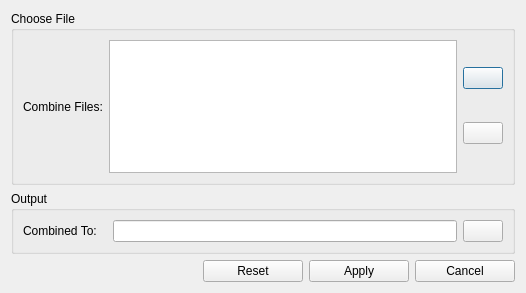
<?xml version="1.0" encoding="UTF-8"?>
<ui version="4.0">
 <class>CombineFiles</class>
 <widget class="QDialog" name="CombineFiles">
  <property name="windowModality">
   <enum>Qt::ApplicationModal</enum>
  </property>
  <property name="geometry">
   <rect>
    <x>0</x>
    <y>0</y>
    <width>526</width>
    <height>293</height>
   </rect>
  </property>
  <property name="windowTitle">
   <string>Combine Files</string>
  </property>
  <property name="windowIcon">
   <iconset>
    <normaloff>images/WinRAR.png</normaloff>images/WinRAR.png</iconset>
  </property>
  <layout class="QGridLayout" name="gridLayout">
   <item row="0" column="0">
    <widget class="QGroupBox" name="groupBox2">
     <property name="title">
      <string>Choose File</string>
     </property>
     <layout class="QHBoxLayout" name="horizontalLayout_2">
      <item>
       <widget class="QLabel" name="label_4">
        <property name="text">
         <string>Combine Files:</string>
        </property>
       </widget>
      </item>
      <item>
       <widget class="QListView" name="fileList"/>
      </item>
      <item>
       <layout class="QVBoxLayout" name="verticalLayout">
        <item>
         <widget class="QPushButton" name="btnAdd">
          <property name="text">
           <string/>
          </property>
          <property name="icon">
           <iconset resource="image.qrc">
            <normaloff>:/new/prefix1/image/32px-Crystal_Clear_action_db_add.png</normaloff>:/new/prefix1/image/32px-Crystal_Clear_action_db_add.png</iconset>
          </property>
          <property name="iconSize">
           <size>
            <width>30</width>
            <height>30</height>
           </size>
          </property>
         </widget>
        </item>
        <item>
         <widget class="QPushButton" name="btnDel">
          <property name="text">
           <string/>
          </property>
          <property name="icon">
           <iconset resource="image.qrc">
            <normaloff>:/new/prefix1/image/32px-Crystal_Clear_action_db_remove.png</normaloff>:/new/prefix1/image/32px-Crystal_Clear_action_db_remove.png</iconset>
          </property>
          <property name="iconSize">
           <size>
            <width>30</width>
            <height>30</height>
           </size>
          </property>
         </widget>
        </item>
       </layout>
      </item>
     </layout>
    </widget>
   </item>
   <item row="1" column="0">
    <widget class="QGroupBox" name="groupBox3">
     <property name="title">
      <string>Output</string>
     </property>
     <layout class="QGridLayout" name="gridLayout_3">
      <item row="0" column="0">
       <layout class="QHBoxLayout" name="horizontalLayout">
        <item>
         <widget class="QLabel" name="label_3">
          <property name="text">
           <string>Combined To:   </string>
          </property>
         </widget>
        </item>
        <item>
         <widget class="QLineEdit" name="lineCombineFile"/>
        </item>
        <item>
         <widget class="QPushButton" name="btnCombineFile">
          <property name="text">
           <string/>
          </property>
          <property name="icon">
           <iconset resource="image.qrc">
            <normaloff>:/new/prefix1/image/32px-Crystal_Clear_action_db_update.png</normaloff>:/new/prefix1/image/32px-Crystal_Clear_action_db_update.png</iconset>
          </property>
          <property name="iconSize">
           <size>
            <width>30</width>
            <height>30</height>
           </size>
          </property>
         </widget>
        </item>
       </layout>
      </item>
     </layout>
    </widget>
   </item>
   <item row="2" column="0">
    <layout class="QHBoxLayout" name="horizontalLayout_4">
     <item>
      <spacer name="horizontalSpacer">
       <property name="orientation">
        <enum>Qt::Horizontal</enum>
       </property>
       <property name="sizeHint" stdset="0">
        <size>
         <width>40</width>
         <height>20</height>
        </size>
       </property>
      </spacer>
     </item>
     <item>
      <widget class="QPushButton" name="btnReset">
       <property name="minimumSize">
        <size>
         <width>100</width>
         <height>0</height>
        </size>
       </property>
       <property name="text">
        <string>Reset</string>
       </property>
       <property name="icon">
        <iconset resource="image.qrc">
         <normaloff>:/new/prefix1/image/Crystal_Clear_action_decrypted.png</normaloff>:/new/prefix1/image/Crystal_Clear_action_decrypted.png</iconset>
       </property>
      </widget>
     </item>
     <item>
      <widget class="QPushButton" name="btnOK">
       <property name="minimumSize">
        <size>
         <width>100</width>
         <height>0</height>
        </size>
       </property>
       <property name="text">
        <string>Apply</string>
       </property>
       <property name="icon">
        <iconset resource="image.qrc">
         <normaloff>:/new/prefix1/image/Crystal_Clear_action_apply.png</normaloff>:/new/prefix1/image/Crystal_Clear_action_apply.png</iconset>
       </property>
       <property name="shortcut">
        <string>Return</string>
       </property>
      </widget>
     </item>
     <item>
      <widget class="QPushButton" name="btnCancel">
       <property name="minimumSize">
        <size>
         <width>100</width>
         <height>0</height>
        </size>
       </property>
       <property name="text">
        <string>Cancel</string>
       </property>
       <property name="icon">
        <iconset resource="image.qrc">
         <normaloff>:/new/prefix1/image/Crystal_Clear_action_button_cancel.png</normaloff>:/new/prefix1/image/Crystal_Clear_action_button_cancel.png</iconset>
       </property>
       <property name="shortcut">
        <string>Esc</string>
       </property>
      </widget>
     </item>
    </layout>
   </item>
  </layout>
 </widget>
 <tabstops>
  <tabstop>btnDel</tabstop>
  <tabstop>btnCombineFile</tabstop>
  <tabstop>btnOK</tabstop>
  <tabstop>btnCancel</tabstop>
  <tabstop>fileList</tabstop>
  <tabstop>lineCombineFile</tabstop>
 </tabstops>
 <resources>
  <include location="image.qrc"/>
 </resources>
 <connections/>
</ui>
